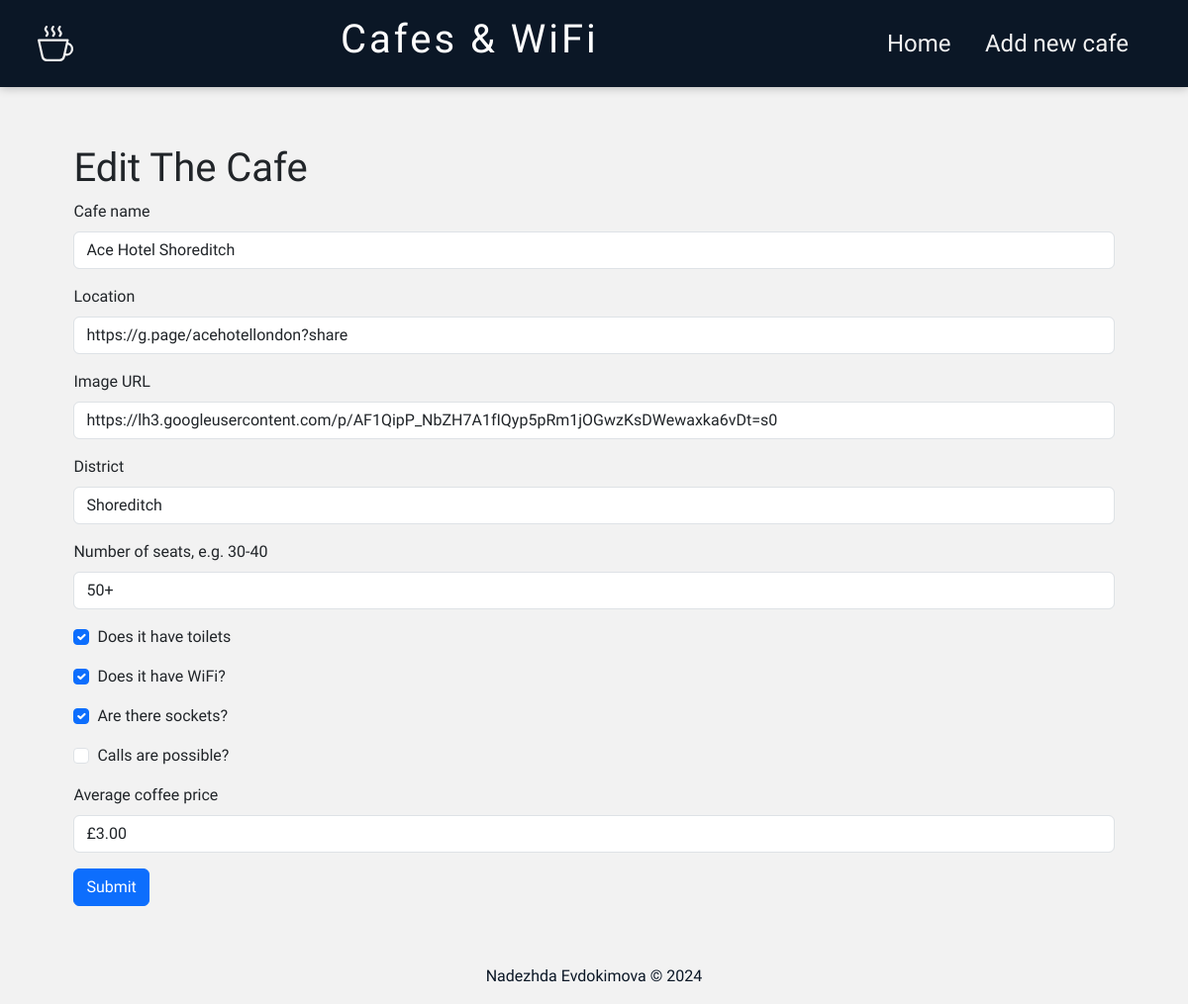
The app's page /edit/7 with its own data.
### main.py (models this page shows, shortened)
class Cafe(db.Model):
    __tablename__ = 'cafe'
    id = db.Column(db.Integer, primary_key=True)
    name = db.Column(db.String(250), unique=True, nullable=False)
    map_url = db.Column(db.String(500), nullable=False)
    img_url = db.Column(db.String(500), nullable=False)
    location = db.Column(db.String(250), nullable=False)
    seats = db.Column(db.String(250), nullable=False)
    has_toilet = db.Column(db.Boolean, nullable=False)
    has_wifi = db.Column(db.Boolean, nullable=False)
    has_sockets = db.Column(db.Boolean, nullable=False)
    can_take_calls = db.Column(db.Boolean, nullable=False)
    coffee_price = db.Column(db.String(250), nullable=True)

### main.py (the view, shortened to what this page needs)
@app.route('/edit/<int:cafe_id>', methods=["GET", "POST"])
def edit_cafe(cafe_id):
    cafe = db.get_or_404(Cafe, cafe_id)
    edit_form = CafeForm(
        name=cafe.name,
        map_url=cafe.map_url,
        img_url=cafe.img_url,
        location=cafe.location,
        seats=cafe.seats,
        has_toilet=bool(cafe.has_toilet),
        has_wifi=bool(cafe.has_wifi),
        has_sockets=bool(cafe.has_sockets),
        can_take_calls=bool(cafe.can_take_calls),
        coffee_price=cafe.coffee_price
    )
    print(type(cafe.has_toilet))
    return render_template("add.html", form=edit_form, is_edit=True)

### main.py
class CafeForm(FlaskForm):
    name = StringField('Cafe name', validators=[DataRequired()])
    map_url = URLField('Location', validators=[DataRequired(), URL()])
    img_url = URLField('Image URL', validators=[DataRequired(), URL()])
    location = StringField('District', validators=[DataRequired()])
    seats = StringField('Number of seats, e.g. 30-40', validators=[DataRequired()])
    has_toilet = BooleanField('Does it have toilets')
    has_wifi = BooleanField('Does it have WiFi?')
    has_sockets = BooleanField('Are there sockets?')
    can_take_calls = BooleanField('Calls are possible?')
    coffee_price = StringField('Average coffee price', validators=[DataRequired()])
    submit = SubmitField('Submit')

### main.py (called while the page is built)
@app.context_processor
def inject_now():
    return {'now': datetime.utcnow()}

### templates/add.html
{% include "header.html" %}
{% from 'bootstrap5/form.html' import render_form %}
    <div class="new_cafe">
{% if is_edit: %}
       <h1>Edit The Cafe</h1>
        {% else: %}
      <h1>Add A New Cafe</h1>
        {% endif %}
        {{ render_form(form, novalidate=True) }}
    </div>
{% include "footer.html" %}

### static/css/styles.css (style rules this page uses)
* { padding: 0; margin: 0; box-sizing: border-box; }
body { background: #F2F2F2; padding: 0 16px; overflow-x: hidden; font-family: "Madimi One", sans-serif; font-weight: 100; font-style: normal; }
.new_cafe { display: grid; grid-template-columns: 5fr; justify-content: center; padding: 5%; }
.btn { display: flex; justify-content: space-evenly; }

### records on screen
Cafe: name "Ace Hotel Shoreditch", map_url "https://g.page/acehotellondon?share", img_url "https://lh3.googleusercontent.com/p/AF1QipP_NbZH7A1fIQyp5pRm1jOGwzKsDWewaxka6vDt=s0", location "Shoreditch", seats "50+", has_toilet "☑", has_wifi "☑", has_sockets "☑", coffee_price "£3.00"
